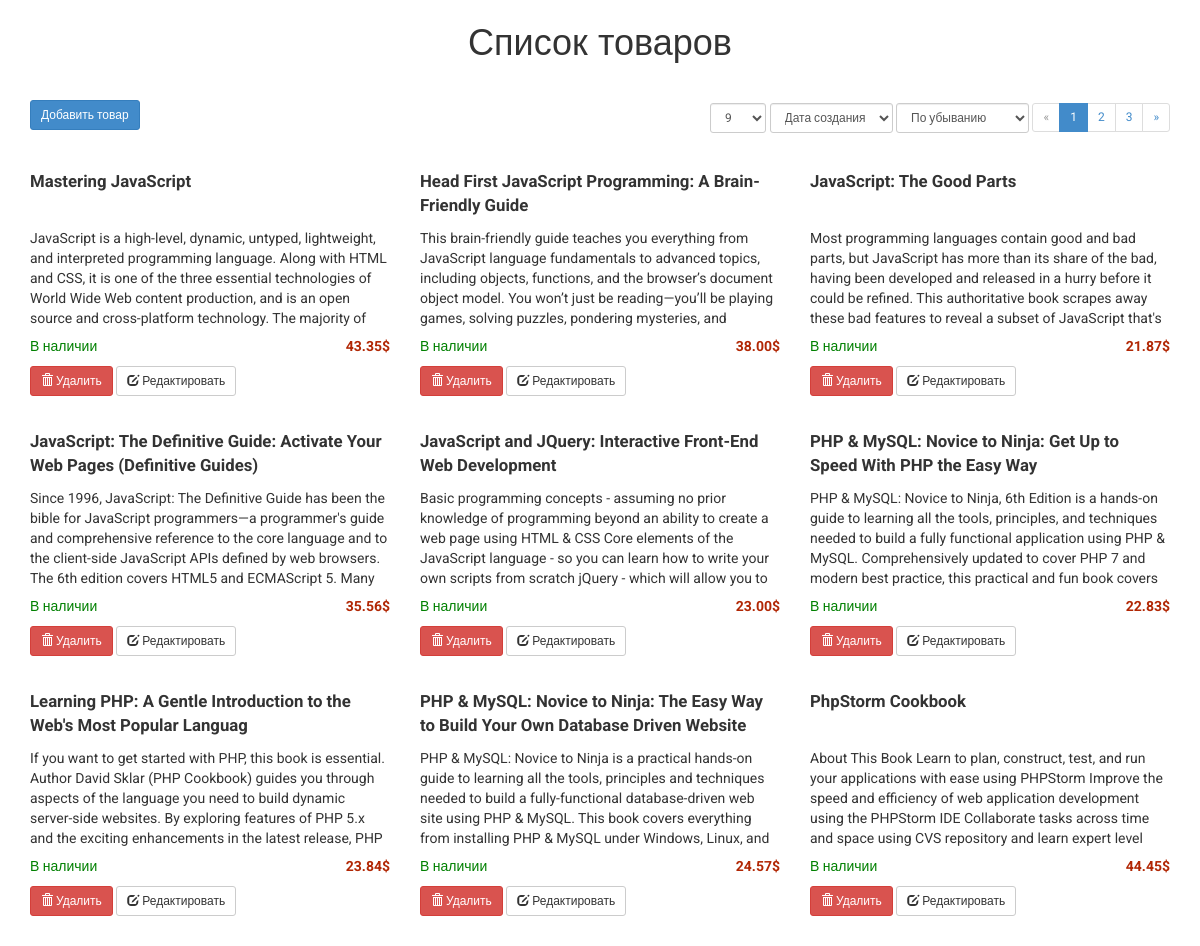
The page / on the database its author committed.
### tables this page shows
CREATE TABLE IF NOT EXISTS `products` (
  `id` int(11) NOT NULL,
  `name` varchar(200) NOT NULL,
  `description` text,
  `price` double(16,2) NOT NULL,
  `status` tinyint(1) NOT NULL
);

### app/controllers/BaseController.php (called while the page is built, shortened)
<?php
class BaseController {
    public $viewsPath;
    public $layout;
    public function __construct()
    {
        $this->viewsPath = $_SERVER['DOCUMENT_ROOT'] . '/app/views/';
        $this->layout = 'layout';
    }
    public function render($view, $parameters = [])
    {
        $pageContent = $this->fetch($view, $parameters);
        include $this->viewsPath . $this->layout . ".php";
    }
    public function fetch($view, $parameters = [])
    {
        include $this->viewsPath . $view . ".php";
        return ob_get_clean();
    }
}

### app/controllers/indexController.php (called while the page is built, shortened)
<?php
class IndexController extends BaseController {
    public function index()
    {
        $this->render('catalog', $this->getCatalog($_GET));
    }
    private function getCatalog($request = [])
    {
    	$catalog = new Catalog();
    	$filters = [
    		'length' => [
    			9, 12, 18
    		],
    		'field' => [
    			'id'     => 'Дата создания',
    			'name'   => 'Название',
    			'price'  => 'Цена',
    			'status' => 'Статус'
    		],
    		'order' => [
    			'asc'  => 'По возрастанию',
    			'desc' => 'По убыванию'
    		]
    	];
    	$request['field'] = (isset($request['field']) && isset($filters['field'][$request['field']])) ? $request['field'] : 'id';
    	$request['order'] = (isset($request['order']) && isset($filters['order'][$request['order']])) ? $request['order'] : 'desc';
    	$request['length'] = (isset($request['length']) && in_array($request['length'], $filters['length'])) ? $request['length'] : 9;
    	$request['page'] = (isset($request['page']) && $request['page'] > 0) ? $request['page'] : 1;
    	$catalog->setOrdering($request['field'], $request['order']);
        $catalog->setFilter('status', Product::UNAVAILABLE, '!=');
        $totalCount = count($catalog->get());
        $pagination = getPagination($request['page'], $totalCount, $request['length']);
        $catalog->setOrdering($request['field'], $request['order']);
        $catalog->setFilter('status', Product::UNAVAILABLE, '!=');
        $catalog->setLimit($request['length']);
        $catalog->setOffset(($request['page'] - 1) * $request['length']);
        $products = $catalog->get();
        return [
        	'pagination' => $pagination,
        	'products' => $products,
        	'filters' => $filters,
        	'request' => $request
        ];
    }
}

### index.php (called while the page is built, shortened)
<?php
require_once __DIR__ . '/app/lib.php';
require_once __DIR__ . '/app/loader.php';
$filter = new Filter();
$action = isset($_GET['action']) ? $filter->sanitize($_GET['action'], 'string!') : 'index';
$action = processingAction($action);
$c = new $controller();
$c->$action();

### app/models/Loader.php (called while the page is built, shortened)
<?php
class Loader {
    protected static $paths = [];
    public function registerPaths($paths)
    {
    	if (count($paths > 0)) {
    		foreach ($paths as $path) {
	            $path = realpath($path);
	            if ($path) {
	                self::$paths[] = $path . DIRECTORY_SEPARATOR;
	            }
	        }
    	}
    }
    public static function load($class)
    {
        $classPath = $class . ".php";
        if (count(self::$paths)) {
        	foreach (self::$paths as $path) {
	            if (is_file($path . $classPath)) {
	                return true;
	            }
	        }
        }
        return false;
    }
}

### app/models/Catalog.php (called while the page is built, shortened)
<?php
class Catalog {
    private $filters = [];
    private $orderBy = [];
    private $limit = 100;
    private $offset = 0;
    public function setFilter($filterName, $filterValue, $operationType = '=')
    {
        $this->filters[$filterName] = [
            'value' => $filterValue,
            'type'  => $operationType
        ];
    }
    public function setOrdering($fieldName, $orderType = 'ASC')
    {
        $this->orderBy = [
            $fieldName, $orderType
        ];
    }
    public function setLimit($value) {
        if ($value >= 0) {
            $this->limit = $value;
        }
    }
    public function setOffset($value)
    {
        if ($value >= 0) {
            $this->offset = $value;
        }
    }
    private function fetch()
    {
        $query = 'SELECT id, name, price, status, description
                  FROM products';
        $bindParameters = [];
        if (!empty($this->filters)) {
            $conditions = [];
            foreach ($this->filters as $filterName => $filterData) {
                if (is_array($filterData['value'])) {
                    $values = array_values($filterData['value']);
                    for ($i = 0, $temp = []; $i < count($values); $i++){
                        $paramName = ':' . $filterName . $i+1;
                        $temp[] = $paramName;
                        $bindParameters[$paramName] = $values[$i];
                    }
                    $conditions[] = $filterName . ' ' . $filterData['type'] . '(' . implode(',', $temp) . ')';
                } else {
                    $conditions[] = $filterName . ' ' . $filterData['type'] . ' :' . $filterName;
                    $bindParameters[':' . $filterName] =  $filterData['value'];
                }
            }
            $query .= ' WHERE ' . implode(' AND ', $conditions);
        }
        if (!empty($this->orderBy)){
            $query .= ' ORDER BY ' . $this->orderBy[0] . ' ' . $this->orderBy[1];
        }
        $query .= ' LIMIT ' . $this->offset . ', ' . $this->limit;
        return DB::connect()->fetchAll($query, $bindParameters);
    }
    public function get()
    {
        $this->products = [];
        $fetched = $this->fetch();
        if (!empty($fetched)) {
            foreach ($fetched as $item) {
                $this->products[] = new Product($item);
            }
        }
        return $this->products;
    }
}

### app/models/DB.php (called while the page is built, shortened)
<?php
class DB {
    private $connection;
    public static $instance = null;
    private function __construct()
    {
        $this->settings = [
            'host'     => 'localhost',
            'user'     => 'root',
            'password' => '',
            'database' => 'netpeak_catalog',
            'port'     => 3306
        ];
        $this->connection = new PDO('mysql:host=' . $this->settings['host'] . ';dbname=' . $this->settings['database'], $this->settings['user'], $this->settings['password']);
    }
    public static function connect()
    {
        if (is_null(self::$instance)) {
            self::$instance = new DB();
        }
        return self::$instance;
    }
    public function query($query, $bindParameters = [], $fetchMode = PDO::FETCH_ASSOC)
    {
        $stmt = $this->connection->prepare($query);
        if ($stmt->execute($bindParameters)) {
            return $stmt;
        }
        return null;
    }
    public function fetchAll($query, $bindParameters = [], $fetchMode = PDO::FETCH_ASSOC)
    {
        $records = [];
        $stmt = $this->query($query, $bindParameters, $fetchMode);
        if (!is_null($stmt)) {
            $records = $stmt->fetchAll($fetchMode);
        }
        return $records;
    }
}

### app/lib.php (called while the page is built, shortened)
<?php
function getPagination($currentPage, $count, $countOnePage) {
    $countPage = (int)ceil($count / $countOnePage);
    $countShowPage = 5;
    $part = (int)floor($countShowPage / 2);
    $page = [];
    if ($countPage <= $countShowPage) {
        $maxShow = $countPage;
    } else {
        $maxShow = $countShowPage;
    }
    for ($i = 1; $i <= $countPage; $i++) {
        if ($currentPage - $part <= 0) {
            if ($i <= $maxShow) {
                $page[] = $i;
            }
        } elseif ($currentPage + $part >= $countPage) {
            if ($i > $countPage - $maxShow && $i <= $countPage) {
                $page[] = $i;
            }
        } else {
            if ($i >= $currentPage - $part && $i <= $currentPage + $part)  {
                $page[] = $i;
            }
        }
    }
    return [$page, $currentPage, $countPage];
}

### app/models/Product.php (called while the page is built, shortened)
<?php
class Product {
    private $id;
    private $name;
    private $description;
    private $price;
    private $status;
    public function __construct($data = [])
    {
        $this->id = isset($data['id']) ? $data['id'] : 0;
        $this->name = isset($data['name']) ? $data['name'] : '';
        $this->description = isset($data['description']) ? $data['description'] : '';
        $this->price = isset($data['price']) ? $data['price'] : 0;
        $this->status = isset($data['status']) ? $data['status'] : self::IN_STOCK;
    }
    public function getId()
    {
        return $this->id;
    }
    public function getName()
    {
        return $this->name;
    }
    public function getDescription()
    {
        return $this->description;
    }
    public function getPrice()
    {
        return $this->price;
    }
    public function getStatus()
    {
        return $this->status;
    }
    public function getStatusLabel()
    {
        switch ($this->status) {
            case self::IN_STOCK:
                return 'В наличии';
        }
        return false;
    }
}

### app/views/catalog.php (the view, shortened to what this page needs)
<h1 class="text-center">Список товаров</h1>
<? if (count($products) > 0): ?>
<div class="products-list">
    <div class="row page-actions">
        <div class="col-md-12">
            <div class="controls pull-right">
                <select id="page-length" class="form-control input-sm" name="length">
					<? foreach ($filters['length'] as $length): ?>
						<option value="<?= $length ?>" <? if (isset($request['length']) && $request['length'] == $length): ?> selected<? endif ?>><?= $length ?></option>
				    <? endforeach ?>
                </select>
                <select id="sort-by-field" class="form-control input-sm" name="field">
                	<? foreach ($filters['field'] as $key => $value): ?>
						<option value="<?= $key ?>" <? if (isset($request['field']) && $request['field'] == $key): ?> selected<? endif ?>><?= $value ?></option>
				    <? endforeach ?>
                </select>
                <select id="sort-order" class="form-control input-sm" name="order">
                    <? foreach ($filters['order'] as $key => $value): ?>
						<option value="<?= $key ?>" <? if (isset($request['order']) && $request['order'] == $key): ?> selected<? endif ?>><?= $value ?></option>
				    <? endforeach ?>
                </select>
                <ul class="pagination pagination-sm">
                    <li <? if ($pagination[1] == 1) : ?> class="disabled"<? endif ?>>
                        <a href="#" <? if ($pagination[1] != 1) : ?> data-page="<?= $pagination[1]-1 ?>" <? endif ?> aria-label="Previous">
                            <span aria-hidden="true">&laquo;</span>
                        </a>
                    </li>
                    <? foreach ($pagination[0] as $p): ?>
                        <li <? if ($p == $pagination[1]): ?> class="active"<? endif ?>>
                        	<a href="#" data-page="<?= $p ?>"><?= $p ?></a>
                        </li>
                    <? endforeach ?>
                    <li <? if ($pagination[1] == $pagination[2]) : ?> class="disabled"<? endif ?>>
                        <a href="#" aria-label="Next" <? if ($pagination[1] != $pagination[2]) : ?> data-page="<?= $pagination[1]+1 ?>">
                            <span aria-hidden="true" <? endif ?>">&raquo;</span>
                        </a>
                    </li>
                </ul>
            </div>
            <a href="#" data-action="add-product" class="btn btn-sm btn-primary">Добавить  товар</a>
        </div>
    </div>
    <? for ($i = 0, $j = 0; $i < count($products); $i++): ?>
        <? if ($j == 0): ?>
            <div class="row">
        <? endif ?>
            <div class="col-md-4">
                <div id="product-<?= $products[$i]->getId() ?>" class="product">
                	<div class="product-content">
                		<div class="product-title"><?= $products[$i]->getName() ?></div>
	                    <div class="product-description"><?= $products[$i]->getDescription() ?></div>
	                    <div class="product-summary">
	                        <div class="product-price"><?= $products[$i]->getPrice() ?>$</div>
	                        <div class="product-status <? if ($products[$i]->getStatus() == Product::IN_STOCK): ?> in-stock <? else: ?> out-of-stock <? endif ?>"><?= $products[$i]->getStatusLabel() ?></div>
	                    </div>
	                    <div class="actions">
	                        <a href="#" class="btn btn-sm btn-danger" data-action="delete-product" data-id="<?= $products[$i]->getId() ?>"><span class="glyphicon glyphicon-trash"></span> Удалить</a>
	                        <a href="#" class="btn btn-sm btn-default" data-action="edit-product" data-id="<?= $products[$i]->getId() ?>"><span class="glyphicon glyphicon-edit"></span> Редактировать</a>
	                    </div>
                	</div>
                </div>
            </div>
        <? if ($j == 2): ?>
            </div>
            <? $j = 0; ?>
        <? else: ?>
            <? $j++;?>
        <? endif ?>
    <? endfor ?>
</div>
<? endif ?>

### app/views/layout.php (shortened to what this page needs)
<!DOCTYPE html>
<html lang="en">
  <head>
    <link href="/vendor/twbs/bootstrap/dist/css/bootstrap.min.css" rel="stylesheet">
    <link href="/assets/css/style.min.css" rel="stylesheet">
  </head>
  <body>
    <div class="container">
        <div class="page-content">
            <?=$pageContent;?>
        </div>
    </div>
  </body>
</html>

### rows shown on the page
products: name "Mastering JavaScript", description "JavaScript is a high-level, dynamic, untyped, lightweight, and interpreted programming language. Along with HTML and CSS, it is one of the three essential technologies of World Wide Web content production, and is an open source and cross-platform technology. The majority of…", price "43.35", status "В наличии"
products: name "Head First JavaScript Programming: A Brain-Friendly Guide", description "This brain-friendly guide teaches you everything from JavaScript language fundamentals to advanced topics, including objects, functions, and the browser’s document object model. You won’t just be reading—you’ll be playing games, solving puzzles, pondering mysteries, and…", price "38.00", status "В наличии"
products: name "JavaScript: The Good Parts", description "Most programming languages contain good and bad parts, but JavaScript has more than its share of the bad, having been developed and released in a hurry before it could be refined. This authoritative book scrapes away these bad features to reveal a subset of JavaScript that's…", price "21.87", status "В наличии"
products: name "JavaScript: The Definitive Guide: Activate Your Web Pages (Definitive Guides)", description "Since 1996, JavaScript: The Definitive Guide has been the bible for JavaScript programmers—a programmer's guide and comprehensive reference to the core language and to the client-side JavaScript APIs defined by web browsers. The 6th edition covers HTML5 and ECMAScript 5. Many…", price "35.56", status "В наличии"
products: name "JavaScript and JQuery: Interactive Front-End Web Development", description "Basic programming concepts - assuming no prior knowledge of programming beyond an ability to create a web page using HTML & CSS Core elements of the JavaScript language - so you can learn how to write your own scripts from scratch jQuery - which will allow you to…", price "23.00", status "В наличии"
products: name "PHP & MySQL: Novice to Ninja: Get Up to Speed With PHP the Easy Way", description "PHP & MySQL: Novice to Ninja, 6th Edition is a hands-on guide to learning all the tools, principles, and techniques needed to build a fully functional application using PHP & MySQL. Comprehensively updated to cover PHP 7 and modern best practice, this practical and fun book covers…", price "22.83", status "В наличии"
products: name "Learning PHP: A Gentle Introduction to the Web's Most Popular Languag", description "If you want to get started with PHP, this book is essential. Author David Sklar (PHP Cookbook) guides you through aspects of the language you need to build dynamic server-side websites. By exploring features of PHP 5.x and the exciting enhancements in the latest release, PHP…", price "23.84", status "В наличии"
products: name "PHP & MySQL: Novice to Ninja: The Easy Way to Build Your Own Database Driven Website", description "PHP & MySQL: Novice to Ninja is a practical hands-on guide to learning all the tools, principles and techniques needed to build a fully-functional database-driven web site using PHP & MySQL. This book covers everything from installing PHP & MySQL under Windows, Linux, and…", price "24.57", status "В наличии"
products: name "PhpStorm Cookbook", description "About This Book Learn to plan, construct, test, and run your applications with ease using PHPStorm Improve the speed and efficiency of web application development using the PHPStorm IDE Collaborate tasks across time and space using CVS repository and learn expert level…", price "44.45", status "В наличии"

### other values the page prints
$p "1"
$p "2"
$p "3"
form field length "9"
form field field "Дата создания"
form field order "По убыванию"
